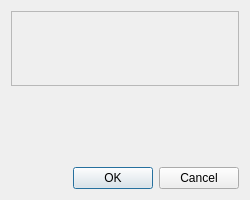
<?xml version="1.0" encoding="UTF-8"?>
<ui version="4.0">
 <class>Avogadro::QtGui::CustomElementDialog</class>
 <widget class="QDialog" name="Avogadro::QtGui::CustomElementDialog">
  <property name="geometry">
   <rect>
    <x>0</x>
    <y>0</y>
    <width>250</width>
    <height>200</height>
   </rect>
  </property>
  <property name="windowTitle">
   <string>Rename Elements</string>
  </property>
  <layout class="QVBoxLayout" name="verticalLayout">
   <item>
    <widget class="QScrollArea" name="scrollArea">
     <property name="widgetResizable">
      <bool>true</bool>
     </property>
     <widget class="QWidget" name="scrollAreaWidgetContents">
      <property name="geometry">
       <rect>
        <x>0</x>
        <y>0</y>
        <width>230</width>
        <height>130</height>
       </rect>
      </property>
      <layout class="QFormLayout" name="form">
       <property name="fieldGrowthPolicy">
        <enum>QFormLayout::AllNonFixedFieldsGrow</enum>
       </property>
       <property name="labelAlignment">
        <set>Qt::AlignRight|Qt::AlignTrailing|Qt::AlignVCenter</set>
       </property>
      </layout>
     </widget>
    </widget>
   </item>
   <item>
    <spacer name="verticalSpacer">
     <property name="orientation">
      <enum>Qt::Vertical</enum>
     </property>
     <property name="sizeHint" stdset="0">
      <size>
       <width>20</width>
       <height>40</height>
      </size>
     </property>
    </spacer>
   </item>
   <item>
    <layout class="QHBoxLayout" name="horizontalLayout">
     <item>
      <widget class="QDialogButtonBox" name="buttonBox">
       <property name="orientation">
        <enum>Qt::Horizontal</enum>
       </property>
       <property name="standardButtons">
        <set>QDialogButtonBox::Cancel|QDialogButtonBox::Ok</set>
       </property>
      </widget>
     </item>
    </layout>
   </item>
  </layout>
 </widget>
 <resources/>
 <connections>
  <connection>
   <sender>buttonBox</sender>
   <signal>accepted()</signal>
   <receiver>Avogadro::QtGui::CustomElementDialog</receiver>
   <slot>accept()</slot>
   <hints>
    <hint type="sourcelabel">
     <x>248</x>
     <y>254</y>
    </hint>
    <hint type="destinationlabel">
     <x>157</x>
     <y>274</y>
    </hint>
   </hints>
  </connection>
  <connection>
   <sender>buttonBox</sender>
   <signal>rejected()</signal>
   <receiver>Avogadro::QtGui::CustomElementDialog</receiver>
   <slot>reject()</slot>
   <hints>
    <hint type="sourcelabel">
     <x>316</x>
     <y>260</y>
    </hint>
    <hint type="destinationlabel">
     <x>286</x>
     <y>274</y>
    </hint>
   </hints>
  </connection>
 </connections>
</ui>
